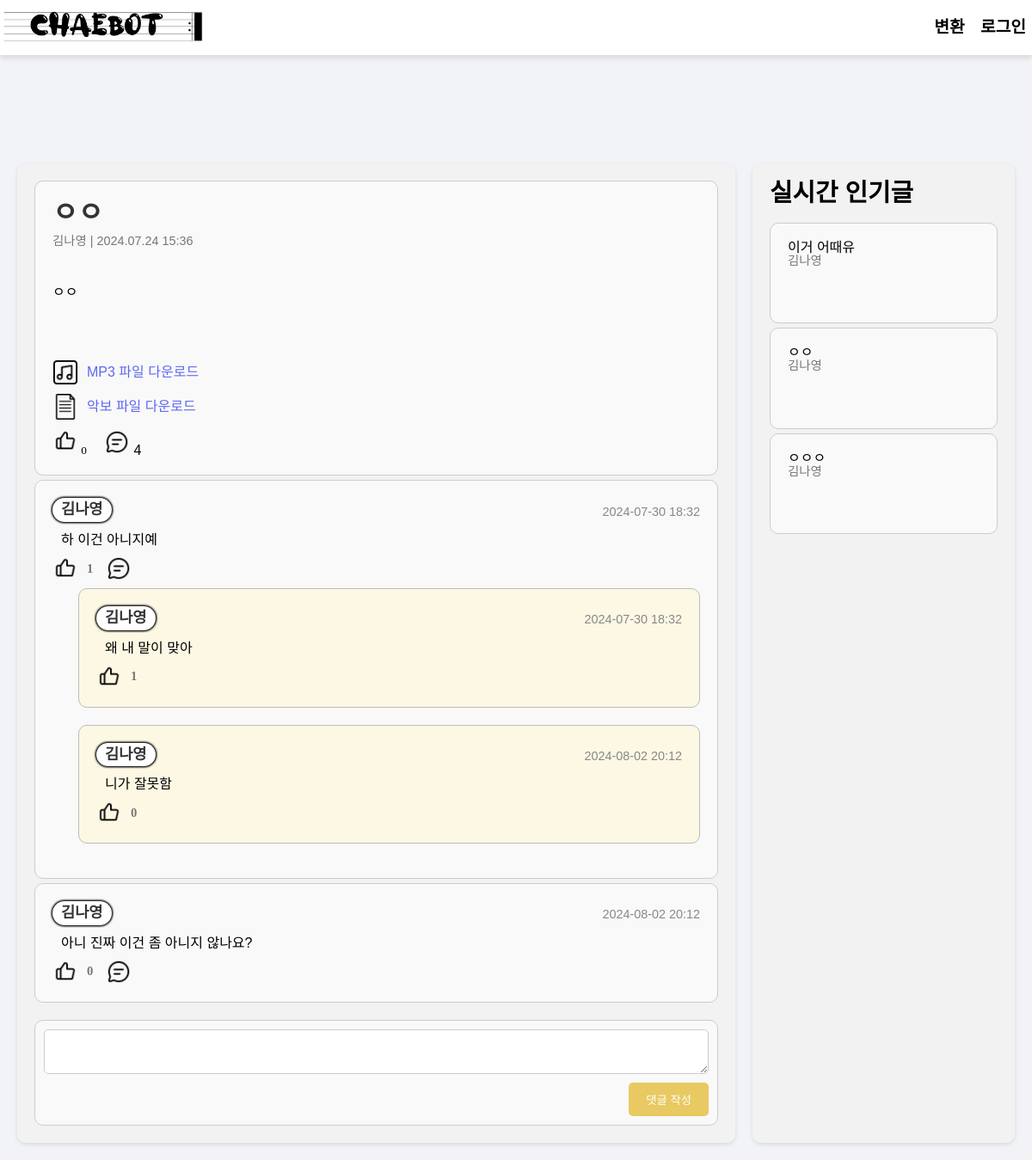
/post/1/, run on an earlier commit of the app's database.
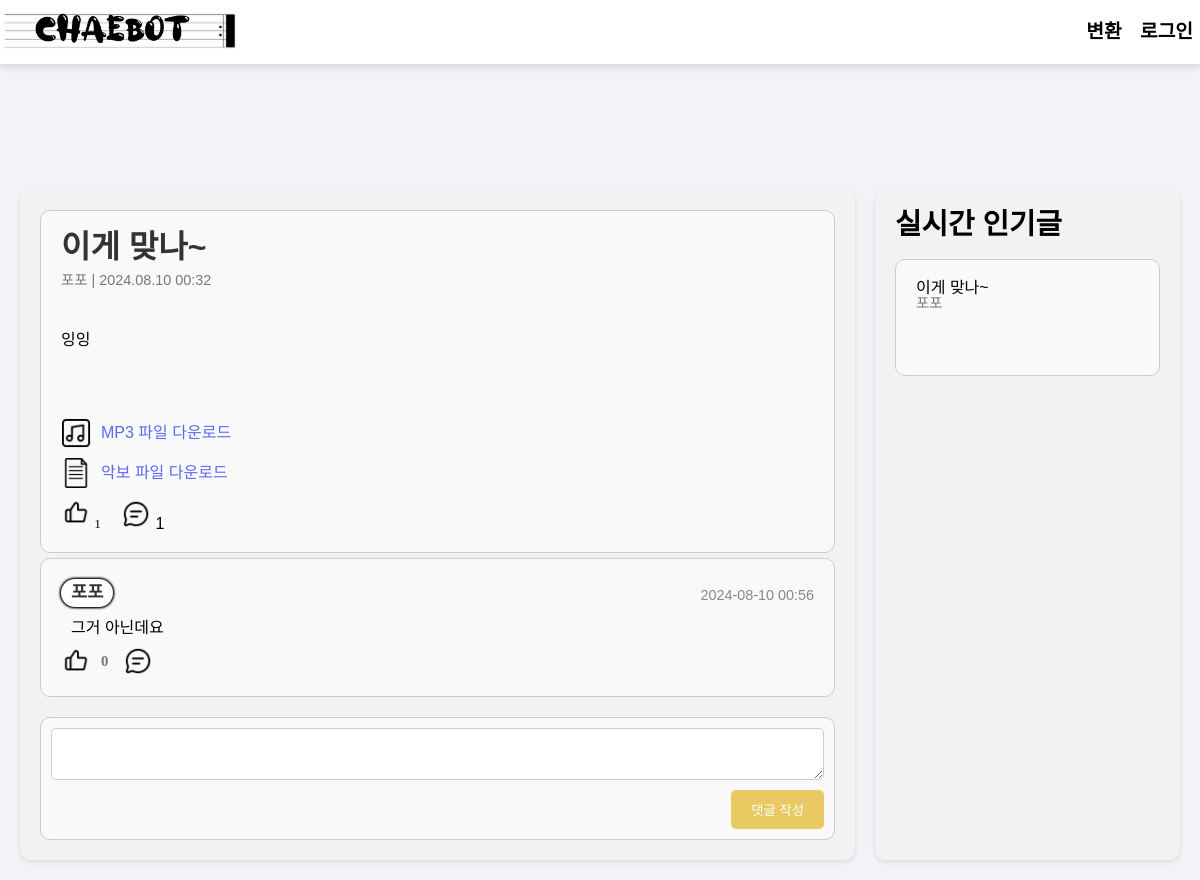
And on a later commit of the database.
### myapp/models.py (models this page shows, shortened)
class Post(models.Model):
    author = models.ForeignKey(settings.AUTH_USER_MODEL, on_delete=models.CASCADE)
    title = models.CharField(max_length=200)
    content = models.TextField()
    genre = models.CharField(max_length=100)
    mp3_file = models.FileField(upload_to="mp3s/", blank=True, null=True)
    sheet_file = models.FileField(upload_to="sheets/", blank=True, null=True)
    created_at = models.DateTimeField(auto_now_add=True)
    likes = models.ManyToManyField(
        settings.AUTH_USER_MODEL, related_name="liked_posts", blank=True
    )
    def total_likes(self):
        return self.likes.count()

class CustomUser(AbstractUser):
    user_id = models.CharField(max_length=150, unique=True)
    email = models.EmailField(unique=True)
    age_group = models.CharField(max_length=10, blank=True, null=True)
    gender = models.CharField(max_length=10, blank=True, null=True)
    genres = models.CharField(max_length=255, blank=True, null=True)  # 새로운 필드 추가
    username = models.CharField(max_length=150)
    USERNAME_FIELD = "user_id"
    REQUIRED_FIELDS = ["email"]

class Comment(models.Model):
    post = models.ForeignKey(Post, related_name="comments", on_delete=models.CASCADE)
    author = models.ForeignKey(settings.AUTH_USER_MODEL, on_delete=models.CASCADE)
    content = models.TextField()
    created_at = models.DateTimeField(auto_now_add=True)
    likes = models.ManyToManyField(
        settings.AUTH_USER_MODEL, related_name="liked_comments", blank=True
    )
    def total_likes(self):
        return self.likes.count()

class Reply(models.Model):
    comment = models.ForeignKey(
        Comment, related_name="replies", on_delete=models.CASCADE
    )
    author = models.ForeignKey(settings.AUTH_USER_MODEL, on_delete=models.CASCADE)
    content = models.TextField()
    created_at = models.DateTimeField(auto_now_add=True)
    likes = models.ManyToManyField(
        settings.AUTH_USER_MODEL, related_name="liked_replies", blank=True
    )
    def total_likes(self):
        return self.likes.count()

### myapp/views.py (the view)
# urls.py: path("post/<int:post_id>/", v.post_detail, name="post_detail"),
def post_detail(request, post_id):
    post = get_object_or_404(Post, id=post_id)
    total_comments = post.comments.count()
    for comment in post.comments.all():
        total_comments += comment.replies.count()
    popular_posts = Post.objects.order_by("-likes")[:5]
    context = {
        "post": post,
        "total_comments": total_comments,
        "popular_posts": popular_posts,
    }
    return render(request, "post_detail.html", context)

### myapp/templates/post_detail.html (shortened to what the changed rows need)
<!DOCTYPE html>
<html lang="ko">
<head>
    {% load static %}
    <link rel="stylesheet" href="{% static 'css/reset.css' %}">
    <link rel="stylesheet" href="{% static 'css/style.css' %}">
</head>
<body>
    <main>
        <div class="container">
            <div class="post-detail">
                <div class="post">
                    <h1>{{ post.title }}</h1>
                    <small>{{ post.author.username }} | {{ post.created_at|date:"Y.m.d H:i" }}</small>
                    <p>{{ post.content }}</p>
                    <div class="attachment">
                        {% if post.mp3_file %}
                            <a href="{{ post.mp3_file.url }}" download>
                            </a>
                        {% endif %}
                        {% if post.sheet_file %}
                            <a href="{{ post.sheet_file.url }}" download>
                            </a>
                        {% endif %}
                    </div>
                    <div class="post-actions">
                        <form method="post" action="{% url 'like_post' post.id %}">
                            <button type="submit" style="background: none; border: none;">
                                {% if user in post.likes.all %}
                                    <img src="{% static 'img/pressed_good.png' %}" alt="Like" class="like-comment-icons">
                                {% else %}
                                    <img src="{% static 'img/bold_like.png' %}" alt="Like" class="like-comment-icons">
                                {% endif %}
                                <span>{{ post.total_likes }}</span>
                            </button>
                        </form>
                        <div>
                            <img src="{% static 'img/comment.png' %}" alt="Comment" class="like-comment-icons">
                            <span>{{ total_comments }}</span>
                        </div>
                    </div>
                </div>
                <div id="comments" class="comments">
                    {% for comment in post.comments.all %}
                    <div class="comment">
                        <div class="comment-header">
                            <span class="comment-author">{{ comment.author.username }}</span>
                            <span class="comment-date">{{ comment.created_at|date:"Y-m-d H:i" }}</span>
                        </div>
                        <div class="comment-body">{{ comment.content }}</div>
                        <div class="comment-action-btns">
                            <form method="post" action="{% url 'like_comment' comment.id %}">
                                <button type="submit">
                                    {% if user in comment.likes.all %}
                                        <img src="{% static 'img/pressed_good.png' %}" alt="Like" class="like-comment-icons">
                                    {% else %}
                                        <img src="{% static 'img/bold_like.png' %}" alt="Like" class="like-comment-icons">
                                    {% endif %}
                                    <span>{{ comment.total_likes }}</span>
                                </button>
                            </form>
                            <button onclick="toggleReplyForm({{ comment.id }})">
                                <img src="{% static 'img/comment.png' %}" alt="Reply" class="like-comment-icons">
                            </button>
                        </div>
                        {% for reply in comment.replies.all %}
                        <div class="reply">
                            <div class="reply-header">
                                <span class="reply-author">{{ reply.author.username }}</span>
                                <span class="comment-date">{{ reply.created_at|date:"Y-m-d H:i" }}</span>
                            </div>
                            <div class="reply-body">{{ reply.content }}</div>
                            <div class="comment-action-btns">
                                <form method="post" action="{% url 'like_reply' reply.id %}">
                                    <button type="submit">
                                        {% if user in reply.likes.all %}
                                            <img src="{% static 'img/pressed_good.png' %}" alt="Like" class="like-comment-icons">
                                        {% else %}
                                            <img src="{% static 'img/bold_like.png' %}" alt="Like" class="like-comment-icons">
                                        {% endif %}
                                        <span>{{ reply.total_likes }}</span>
                                    </button>
                                </form>
                            </div>
                        </div>
                        {% endfor %}
                    </div>
                    {% endfor %}
                </div>
            </div>
            <div class="sidebar">
                {% for popular_post in popular_posts %}
                <div class="post">
                    <h4>{{ popular_post.title }}</h4>
                    <small>{{ popular_post.author.username }}</small>
                </div>
                {% endfor %}
            </div>
        </div>
    </main>
</body>
</html>

What changed in the data, as far as the page shows it:
removed Post: title "ㅇㅇ", author.username "김나영", created_at "2024.07.24 15:36", content "ㅇㅇ", total_likes "0"
removed Comment: author.username "김나영", created_at "2024-07-30 18:32", content "하 이건 아니지예", total_likes "1"
removed Reply: author.username "김나영", created_at "2024-07-30 18:32", content "왜 내 말이 맞아", total_likes "1"
removed Reply: author.username "김나영", created_at "2024-08-02 20:12", content "니가 잘못함", total_likes "0"
removed Comment: author.username "김나영", created_at "2024-08-02 20:12", content "아니 진짜 이건 좀 아니지 않나요?", total_likes "0"
removed Post: title "이거 어때유", author.username "김나영"
removed Post: title "ㅇㅇㅇ", author.username "김나영"
added Post: title "이게 맞나~", author.username "포포", created_at "2024.08.10 00:32", content "잉잉", total_likes "1"
now on this page (row edited): Comment: author.username "포포", created_at "2024-08-10 00:56", content "그거 아닌데요", total_likes "0"
Also different on the page:
{{ total_comments }}: "4" → "1"
